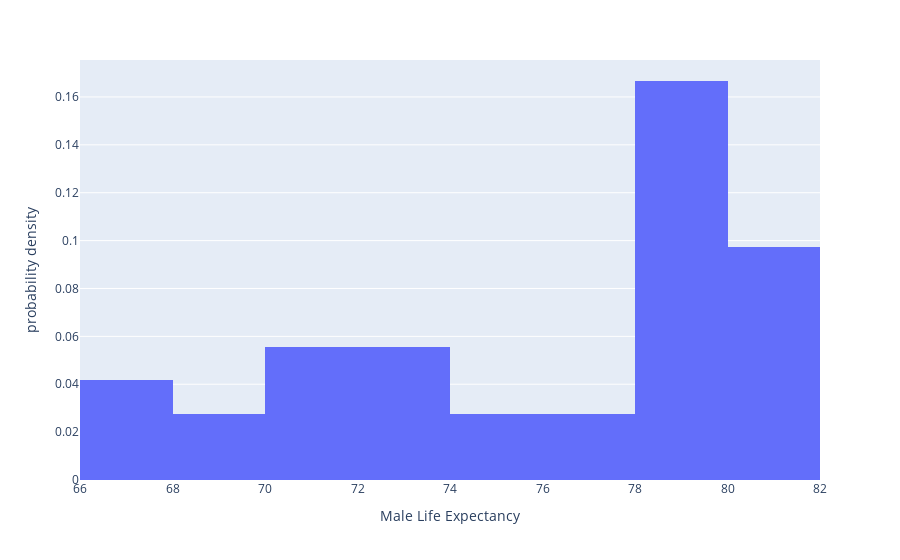

Notebook source saved alongside this figure:
### Markdown cell above
### Using Plotly

While matplotlib is one of the standard plotting packages, I would like you to become more familiar with plotly express, which is fairly simple to use and can create embeddable html plots (for use in your project).

Here is the same histogram, created using plotly (you can check out the docs for all the various options [here](https://plotly.github.io/plotly.py-docs/generated/plotly.express.histogram.html)):

### Code cell
import numpy as np
import plotly.express as px
import pandas as pd

bins = np.linspace(65, 82, 9)

px.histogram(
    df_EUpop,
    x='male_life_expectancy',
    nbins=len(bins),
    histnorm='probability density',
    labels={'male_life_expectancy': 'Male Life Expectancy'}
)

### Figure 1 — Plotly figure (JSON) as saved in the notebook; plotly's stock layout.template omitted (floating-point values rounded to 4 significant figures)
{"data": [{"bingroup": "x", "histnorm": "probability density", "hovertemplate": "Male Life Expectancy=%{x}<br>probability density=%{y}<extra></extra>", "legendgroup": "", "marker": {"color": "#636efa", "pattern": {"shape": ""}}, "name": "", "nbinsx": 9, "orientation": "v", "showlegend": false, "type": "histogram", "x": [78.9, 78.6, 79.2, 78.6, 80.1, 79.4, 79.8, 81.1, 69.3, 69.9, 75.3, 72.3, 67.7, 72.6, 70.5, 66.5, 73.5, 66.4, 79.6, 74.2, 79.4, 81.7, 80.4, 70.9, 70.1, 81.6, 80.7, 79.0, 77.2, 78.6, 80.8, 73.2, 78.0, 71.4, 77.8, 79.7], "xaxis": "x", "yaxis": "y"}], "layout": {"barmode": "relative", "legend": {"tracegroupgap": 0}, "margin": {"t": 60}, "xaxis": {"anchor": "y", "domain": [0, 1], "title": {"text": "Male Life Expectancy"}}, "yaxis": {"anchor": "x", "domain": [0, 1], "title": {"text": "probability density"}}}}
